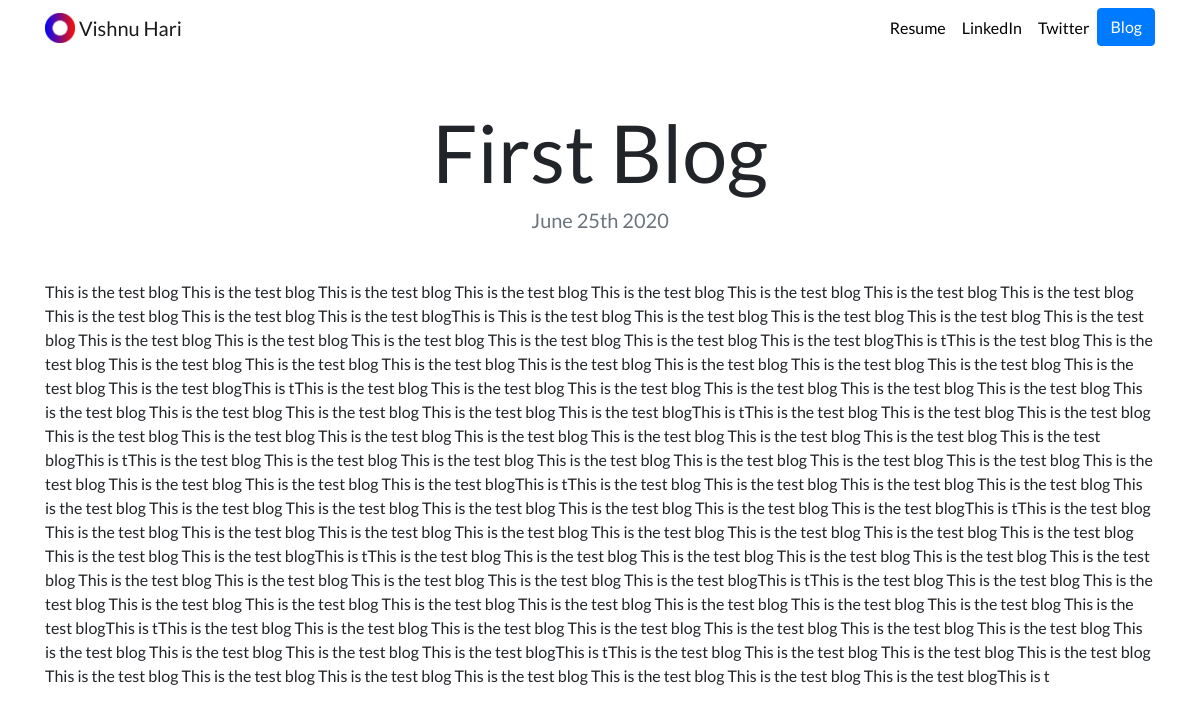
Page /blog/1/ on the committed database.
### blog/models.py (models this page shows, shortened)
class Blog(models.Model):
    title = models.TextField(max_length=100)
    date = models.DateField()
    description = models.TextField()

### blog/views.py (the view)
# urls.py: path('<int:blog_id>/', views.detail, name='detail'),
def detail(request, blog_id):
    blog = get_object_or_404(Blog, pk=blog_id)
    return render(request, 'blogs/detail.html', {'id':blog_id, 'blog':blog})

### blog/templates/blogs/detail.html
{% extends "webpages/base.html" %}
{% load static %}
{% block content %}
<h1 class="text-center mt-5" id="blogdetailtitle">{{ blog.title }}</h1>
<h5 class="text-center text-muted mb-5">{{ blog.date|date:'F jS Y' }}</h5>
{{ blog.description|safe }}
{% endblock %}

### projects/static/projects/custom.css (style rules this page uses)
body { font-family: 'Lato', sans-serif; }
@media (min-width: 992px) { #blogdetailtitle { font-size: 5rem; } }

### rows in the picture
Blog: title "First Blog", date "June 25th 2020", description "This is the test blog This is the test blog This is the test blog This is the test blog This is the test blog This is the test blog This is the test blog This is the test blog This is the test blog This is the test blog This is the test blogThis is This is the test blog This is the test blog This is the test blog This is the test blog This is the test blog This is the test blog This is the test blog This is the test blog This is the test blog This is the test blog This is the test blogThis is tThis is the test blog This is the test blog This is the test blog This is the test blog This is the test blog This is the test blog This is the test blog This is the test blog This is the test blog…"
